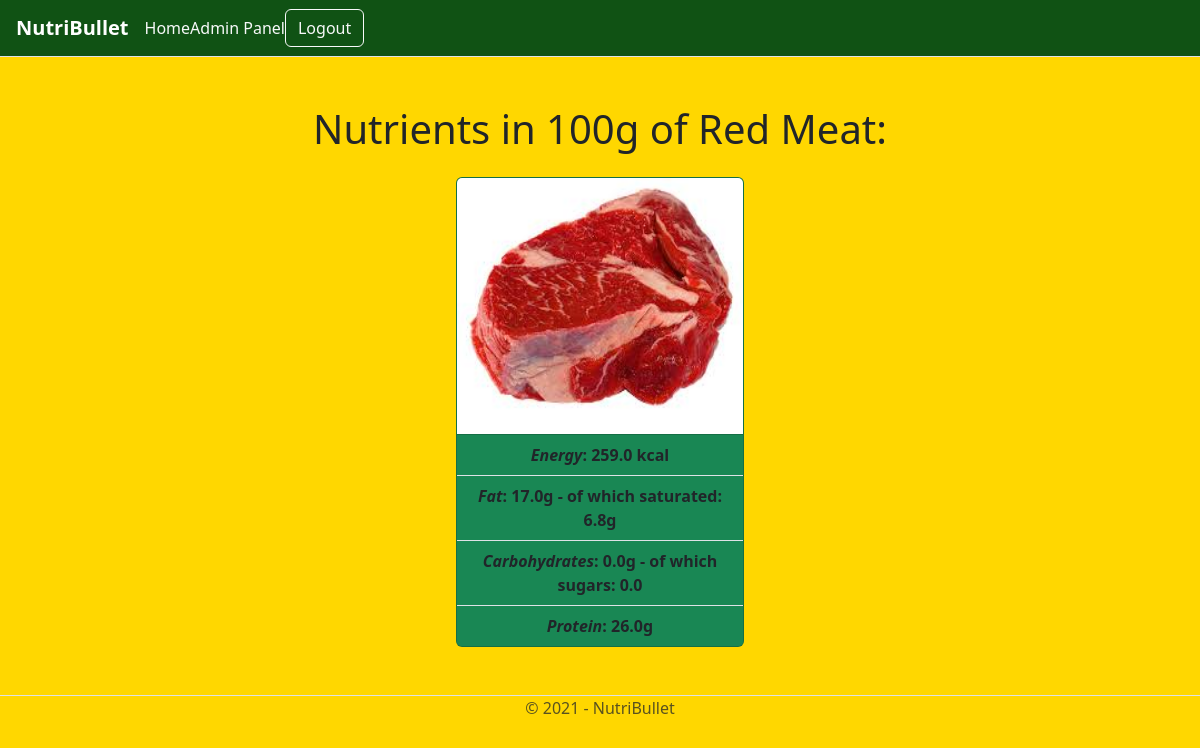
/foods/MEAT/red-meat (signed in), run on the app's committed database.
### foods/models.py (models this page shows, shortened)
class Food(models.Model):
    class FoodType(models.TextChoices):
        MEAT = 'MEAT', _("Meat")
        FRUIT = 'FRUIT', _("Fruit")
        VEGETABLE = 'VEGETABLE', _("Vegetable")
        GRAINS = 'GRAINS', _("Grains")
        DAIRY = 'DAIRY', _("Dairy")
        NUTS = 'NUTS', _("Nuts")
        SUGAR = 'SUGAR', _("Sugar")
        BEVERAGES = 'BEVERAGES', _("Beverages")
    name = models.CharField(max_length=20)
    food_type = models.SlugField(choices=FoodType.choices, default=FoodType.MEAT)
    kcal = models.FloatField()
    fat = models.FloatField()
    saturated_fat = models.FloatField()
    carbohydrates = models.FloatField()
    sugars = models.FloatField()
    protein = models.FloatField()
    slug = models.SlugField()
    date = models.DateTimeField(auto_now_add=True)
    banner = models.ImageField(default='fallback.png', blank=True)

### foods/views.py (the view)
# urls.py: path('<slug:food_type>/<slug:slug>', views.food_page, name="page")
@login_required(login_url="/users/login/")
def food_page(request, food_type, slug):
    food = Food.objects.get(slug=slug)
    return render(request, 'foods/food_page.html', {'food':food})

### foods/templates/foods/food_page.html (shortened to what this page needs)
{% extends 'layout.html' %}
{% block content %}
    <div class="container text-center">
        <h1>Nutrients in 100g of {{food.name}}:</h1>
        <div class="container text-center d-flex justify-content-center mt-4">
            <div class="card bg-success w-15 col-4" style="width: 18rem;">
                <img style="width:100%; height:256px;" class="card-img-top" src="{{food.banner.url}}" alt="{{food.name}}"/>
                <ul class="list-group list-group-flush">
                  <li class="list-group-item bg-success"><i><b> Energy</i>: {{food.kcal}} kcal</b></li>
                  <li class="list-group-item bg-success"><i><b>Fat</i>: {{food.fat}}g - of which saturated: {{food.saturated_fat}}g</b></li</li>
                  <li class="list-group-item bg-success"><i><b>Carbohydrates</i>: {{food.carbohydrates}}g - of which sugars: {{food.sugars}}</b></li</li>
                  <li class="list-group-item bg-success"><i><b>Protein</i>: {{food.protein}}g</b></li</li>
                </ul>
              </div>
        </div>
    </div>
{% endblock  %}

### data on the page
Food: name "Red Meat", banner (picture), kcal "259.0", fat "17.0", saturated_fat "6.8", carbohydrates "0.0", sugars "0.0", protein "26.0"
